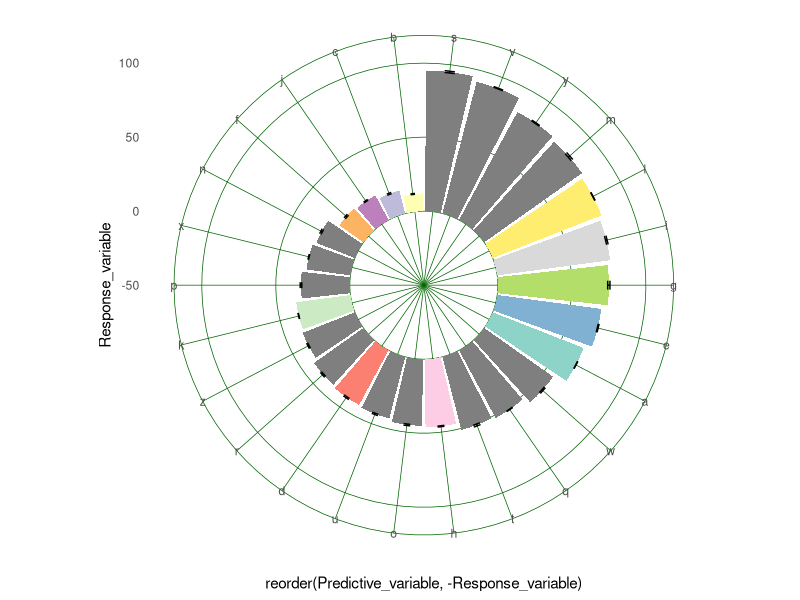
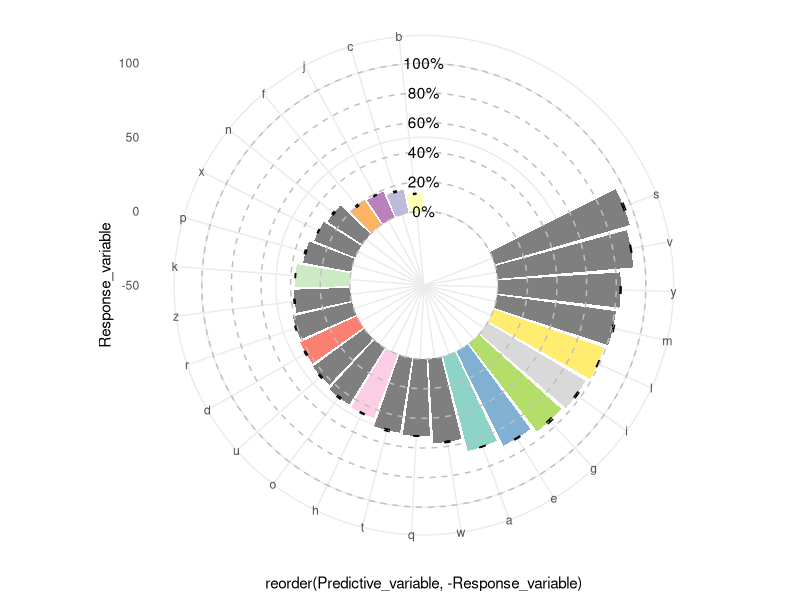

Write the R code that produced these figures, in order.
library(ggplot2)
library(RColorBrewer)

Predictive_variable <- letters[1:26]
Response_variable <- sample(10:100, 26)

# Generate random error values between 0.1 and 0.8 for each bar
errors <- runif(26, min = 0.1, max = 0.8)

df <- data.frame(Predictive_variable, Response_variable, errors)

# Use the Set3 color palette with 26 distinct colors
my_colors <- brewer.pal(12, "Set3")[1:26]  # Select the first 26 colors from the palette

gg <- ggplot(data = df, aes(x = reorder(Predictive_variable, -Response_variable), y = Response_variable, fill = Predictive_variable)) +
  geom_bar(stat = "identity") +
  geom_errorbar(aes(ymin = Response_variable - errors, ymax = Response_variable + errors), width = 0.2) +
  scale_fill_manual(values = my_colors) +
  theme_minimal() +
  theme(legend.position = "none") +
  coord_polar(start = 0) +
  ylim(-50, 100)  # Set radial axis 
# Highlight all radial gridlines
# Highlight inner gridlines while leaving outer gridlines
highlight_inner_gridlines <- gg +
  theme(panel.grid.major = element_line(color = "darkgreen", size = 0.25))  # Customize the color and size

# Print the plot
print(highlight_inner_gridlines)


scale_lines <- gg +
  geom_hline(yintercept = seq(0, 100, by = 20), color = "gray", linetype = "dashed")
# Add labels for the vertical scale lines, excluding -50%
division_units <- scale_lines +
  annotate("text", x = -5, y = seq(0, 100, by = 20), label = c("0%", "20%", "40%", "60%", "80%", "100%"))

# Print the plot
print(division_units)

